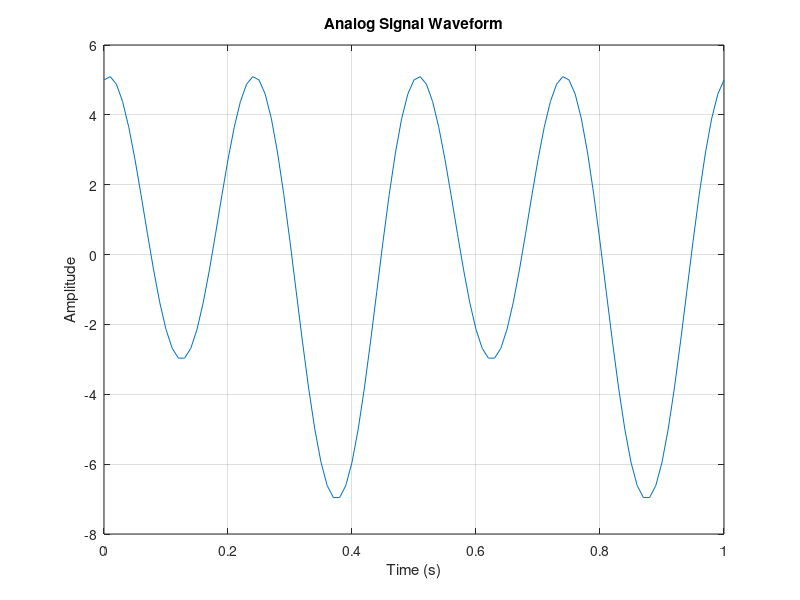
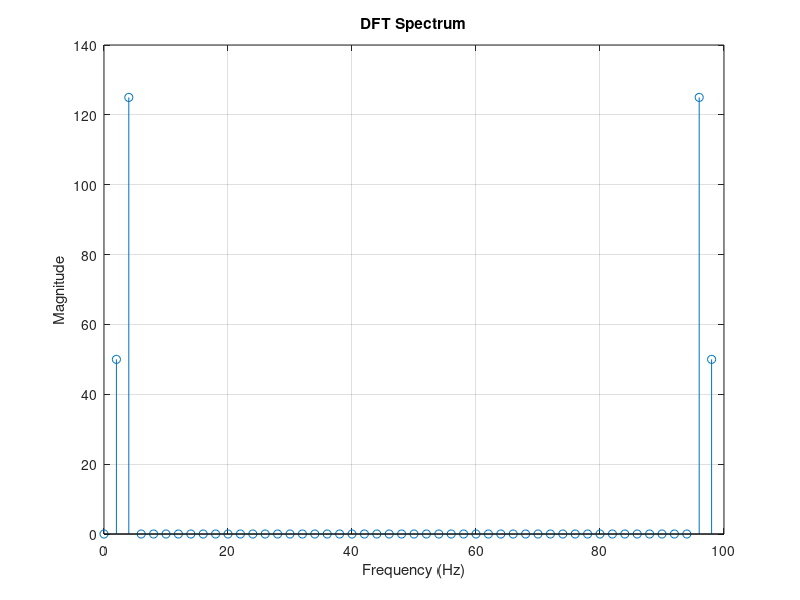

Source code (MATLAB) for these figures, in order:
clc
clear
% 定义模拟信号
t = 0:0.01:1; % 时间范围为1秒，采样频率100Hz
xa_t = 2*sin(4*pi*t) + 5*cos(8*pi*t);

% 选择采样点并得到N点序列
N = 50; % 选择N值为50
Fs = 100; % 采样频率为100Hz
n = 0:N-1;
xn = 2*sin(4*pi*n/Fs) + 5*cos(8*pi*n/Fs);

% 计算N点DFT
Xk = fft(xn, N);

% 计算频率轴
f = Fs*(0:N-1)/N;

% 显示模拟信号波形
figure;
plot(t, xa_t);
title('Analog Signal Waveform');
xlabel('Time (s)');
ylabel('Amplitude');
grid on;

% 画出DFT谱的绝对值
figure;
stem(f, abs(Xk));
title('DFT Spectrum');
xlabel('Frequency (Hz)');
ylabel('Magnitude');
grid on;
